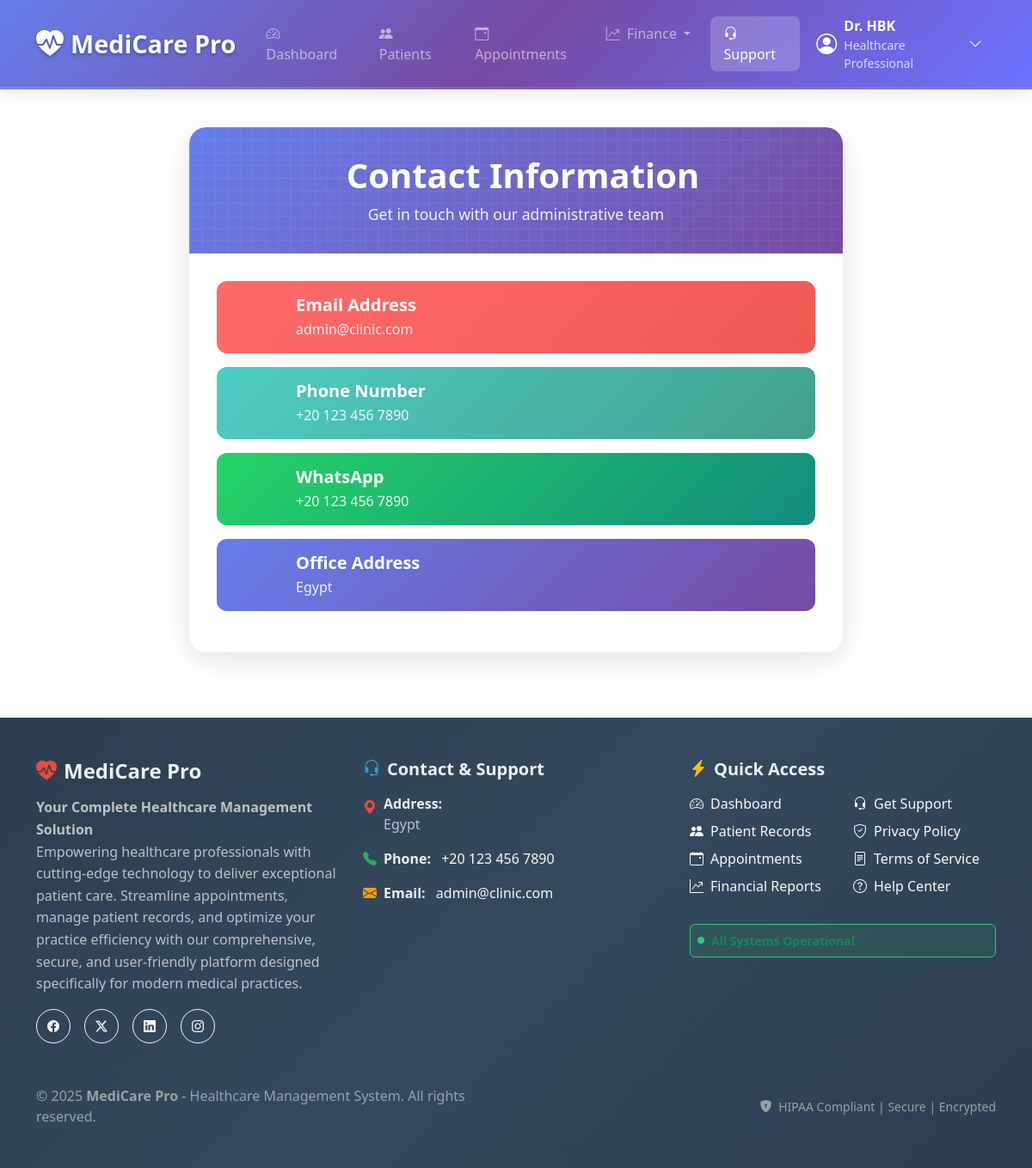
/contact (signed in), run on the app's committed database.
### models.py (models this page shows, shortened)
class Doctor(UserMixin, db.Model):
    __tablename__ = 'doctor'
    id = db.Column(db.Integer, primary_key=True)
    clinic_id = db.Column(db.Integer, db.ForeignKey('clinic.id'), nullable=True)
    first_name = db.Column(db.String(100), nullable=False)
    last_name = db.Column(db.String(100), nullable=False)
    email = db.Column(db.String(120), unique=True, nullable=False)
    phone = db.Column(db.String(20), unique=True, nullable=False)
    password = db.Column(db.String(200), nullable=False)
    verified = db.Column(db.Boolean, default=False)
    is_active = db.Column(db.Boolean, default=True)
    role = db.Column(db.String(50), default='doctor')  # doctor, admin
    created_at = db.Column(db.DateTime, default=datetime.utcnow)
    last_login = db.Column(db.DateTime)
    patients = db.relationship('Patient', backref='doctor', lazy=True)

class AdminContactInfo(db.Model):
    __tablename__ = 'admin_contact_info'
    id = db.Column(db.Integer, primary_key=True)
    phone = db.Column(db.String(20))
    whatsapp = db.Column(db.String(20))
    email = db.Column(db.String(120))
    address = db.Column(db.Text)
    working_hours = db.Column(db.String(100))
    updated_at = db.Column(db.DateTime, default=datetime.utcnow)
    updated_by = db.Column(db.Integer, db.ForeignKey('super_admin.id'))
    @classmethod
    def get_contact_info(cls):
        info = cls.query.first()
        return info

### app.py (the view)
@app.route('/contact')
@login_required
def contact():
    if not isinstance(current_user, Doctor):
        flash('Access denied. Doctor privileges required.', 'danger')
        return redirect(url_for('login'))
    contact_info = AdminContactInfo.get_contact_info()
    return render_template('contact.html', contact_info=contact_info)

### templates/contact.html (shortened to what this page needs)
{% extends "base.html" %}
{% block content %}
<div class="contact-container">
  <div class="contact-card">
    <div class="contact-header">
      <h1>Contact Information</h1>
      <p>Get in touch with our administrative team</p>
    </div>
    <div class="contact-body">
      {% if contact_info %}
        {% if contact_info.email %}
          <a href="mailto:{{ contact_info.email }}" class="contact-item email">
            <div class="contact-details">
              <h5>Email Address</h5>
              <p>{{ contact_info.email }}</p>
            </div>
          </a>
        {% endif %}
        {% if contact_info.phone %}
          <a href="tel:{{ contact_info.phone }}" class="contact-item phone">
            <div class="contact-details">
              <h5>Phone Number</h5>
              <p>{{ contact_info.phone }}</p>
            </div>
          </a>
        {% endif %}
        {% if contact_info.phone %}
          <a href="https://wa.me/{{ contact_info.phone.replace('+', '').replace(' ', '').replace('-', '') }}" target="_blank" class="contact-item whatsapp">
            <div class="contact-details">
              <h5>WhatsApp</h5>
              <p>{{ contact_info.phone }}</p>
            </div>
          </a>
        {% endif %}
        {% if contact_info.address %}
          <div class="contact-item address">
            <div class="contact-details">
              <h5>Office Address</h5>
              <p>{{ contact_info.address }}</p>
            </div>
          </div>
        {% endif %}
      {% else %}
        <div class="no-contact-info">
          <i class="fas fa-exclamation-triangle"></i>
          <h4>No Contact Information Available</h4>
          <p>The administrator hasn't set up contact information yet.<br>Please check back later or contact your system administrator.</p>
        </div>
      {% endif %}
    </div>
  </div>
</div>
{% endblock %}

### templates/base.html (shortened to what this page needs)
<!DOCTYPE html>
<html lang="en">
<head>
    <link rel="stylesheet" href="https://cdn.jsdelivr.net/npm/bootstrap@5.3.2/dist/css/bootstrap.min.css">
    <link rel="stylesheet" href="https://cdn.jsdelivr.net/npm/bootstrap-icons@1.11.3/font/bootstrap-icons.css">
</head>
<body class="d-flex flex-column min-vh-100">
    <nav class="navbar navbar-expand-lg navbar-dark navbar-custom sticky-top">
      <div class="container">
        <a class="navbar-brand d-flex align-items-center" href="{{ url_for('dashboard') }}">
          <i class="bi bi-heart-pulse-fill fs-2 me-2"></i>
          <span>MediCare Pro</span>
        </a>
        <div class="collapse navbar-collapse" id="navbarMain">
          <ul class="navbar-nav me-auto mb-2 mb-lg-0">
            <li class="nav-item">
              <a class="nav-link" href="{{ url_for('dashboard') }}">
                <i class="bi bi-speedometer2 me-1"></i> Dashboard
              </a>
            </li>
            <li class="nav-item">
              <a class="nav-link" href="{{ url_for('patients') }}">
                <i class="bi bi-people-fill me-1"></i> Patients
              </a>
            </li>
            <li class="nav-item">
              <a class="nav-link" href="{{ url_for('calendar') }}">
                <i class="bi bi-calendar-event me-1"></i> Appointments
              </a>
            </li>
            <li class="nav-item dropdown">
              <a class="nav-link dropdown-toggle" href="#" id="financesDropdown" role="button" data-bs-toggle="dropdown" aria-expanded="false">
                <i class="bi bi-graph-up-arrow me-1"></i> Finance
              </a>
            </li>
            <li class="nav-item">
              <a class="nav-link" href="{{ url_for('contact') }}">
                <i class="bi bi-headset me-1"></i> Support
              </a>
            </li>
          </ul>
          <div class="d-flex align-items-center gap-3">
            {% if current_user.is_authenticated %}
              <div class="dropdown">
                <button class="user-profile d-flex align-items-center border-0 bg-transparent" data-bs-toggle="dropdown" aria-expanded="false" style="color: white;">
                  <i class="bi bi-person-circle fs-4 me-2"></i>
                  <div class="d-flex flex-column text-start">
                    <span class="fw-semibold">Dr. {{ current_user.first_name }}</span>
                    {% if current_user.clinic %}
                      <small class="opacity-75">{{ current_user.clinic.name }}</small>
                    {% else %}
                      <small class="opacity-75">Healthcare Professional</small>
                    {% endif %}
                  </div>
                  <i class="bi bi-chevron-down ms-2"></i>
                </button>
              </div>
            {% endif %}
          </div>
        </div>
      </div>
    </nav>
    <main class="flex-grow-1">
        <div class="container py-4">
            {% block content %}{% endblock %}
        </div>
    </main>
    <footer class="mt-auto" style="background: linear-gradient(135deg, #2c3e50 0%, #34495e 50%, #2c3e50 100%); color: #ecf0f1;">
      <div class="container py-5">
        <div class="row g-4">
          <div class="col-lg-4 col-md-6">
            <div class="footer-section">
              <h4 class="fw-bold mb-3 d-flex align-items-center">
                <i class="bi bi-heart-pulse-fill me-2" style="color: #e74c3c;"></i>
                MediCare Pro
              </h4>
              <p class="mb-3" style="line-height: 1.6; color: #bdc3c7;">
                <strong>Your Complete Healthcare Management Solution</strong><br>
                Empowering healthcare professionals with cutting-edge technology to deliver exceptional patient care.
                Streamline appointments, manage patient records, and optimize your practice efficiency with our
                comprehensive, secure, and user-friendly platform designed specifically for modern medical practices.
              </p>
              <div class="d-flex gap-3 mt-3">
                <a href="#" class="btn btn-outline-light btn-sm rounded-circle" style="width: 40px; height: 40px; display: flex; align-items: center; justify-content: center;">
                  <i class="bi bi-facebook"></i>
                </a>
                <a href="#" class="btn btn-outline-light btn-sm rounded-circle" style="width: 40px; height: 40px; display: flex; align-items: center; justify-content: center;">
                  <i class="bi bi-twitter-x"></i>
                </a>
                <a href="#" class="btn btn-outline-light btn-sm rounded-circle" style="width: 40px; height: 40px; display: flex; align-items: center; justify-content: center;">
                  <i class="bi bi-linkedin"></i>
                </a>
                <a href="#" class="btn btn-outline-light btn-sm rounded-circle" style="width: 40px; height: 40px; display: flex; align-items: center; justify-content: center;">
                  <i class="bi bi-instagram"></i>
                </a>
              </div>
            </div>
          </div>
          <div class="col-lg-4 col-md-6">
            <div class="footer-section">
              <h5 class="fw-bold mb-3 d-flex align-items-center">
                <i class="bi bi-headset me-2" style="color: #3498db;"></i>
                Contact & Support
              </h5>
              {% if contact_info %}
                <div class="contact-info">
                  {% if contact_info.address %}
                    <div class="mb-3 d-flex align-items-start">
                      <i class="bi bi-geo-alt-fill me-2 mt-1" style="color: #e74c3c;"></i>
                      <div>
                        <strong>Address:</strong><br>
                        <span style="color: #bdc3c7;">{{ contact_info.address }}</span>
                      </div>
                    </div>
                  {% endif %}
                  {% if contact_info.phone %}
                    <div class="mb-3 d-flex align-items-center">
                      <i class="bi bi-telephone-fill me-2" style="color: #27ae60;"></i>
                      <div>
                        <strong>Phone:</strong>
                        <a href="tel:{{ contact_info.phone }}" class="text-light text-decoration-none ms-2">
                          {{ contact_info.phone }}
                        </a>
                      </div>
                    </div>
                  {% endif %}
                  {% if contact_info.email %}
                    <div class="mb-3 d-flex align-items-center">
                      <i class="bi bi-envelope-fill me-2" style="color: #f39c12;"></i>
                      <div>
                        <strong>Email:</strong>
                        <a href="mailto:{{ contact_info.email }}" class="text-light text-decoration-none ms-2">
                          {{ contact_info.email }}
                        </a>
                      </div>
                    </div>
                  {% endif %}
                </div>
              {% endif %}
            </div>
          </div>
          <div class="col-lg-4 col-md-12">
            <div class="footer-section">
              <h5 class="fw-bold mb-3 d-flex align-items-center">
                <i class="bi bi-lightning-charge-fill me-2" style="color: #f1c40f;"></i>
                Quick Access
              </h5>
              <div class="row">
                <div class="col-6">
                  <ul class="list-unstyled">
                    <li class="mb-2">
                      <a href="{{ url_for('dashboard') }}" class="text-light text-decoration-none d-flex align-items-center">
                        <i class="bi bi-speedometer2 me-2"></i> Dashboard
                      </a>
                    </li>
                    <li class="mb-2">
                      <a href="{{ url_for('patients') }}" class="text-light text-decoration-none d-flex align-items-center">
                        <i class="bi bi-people-fill me-2"></i> Patient Records
                      </a>
                    </li>
                    <li class="mb-2">
                      <a href="{{ url_for('calendar') }}" class="text-light text-decoration-none d-flex align-items-center">
                        <i class="bi bi-calendar-event me-2"></i> Appointments
                      </a>
                    </li>
                    <li class="mb-2">
                      <a href="{{ url_for('finances') }}" class="text-light text-decoration-none d-flex align-items-center">
                        <i class="bi bi-graph-up-arrow me-2"></i> Financial Reports
                      </a>
                    </li>
                  </ul>
                </div>
                <div class="col-6">
                  <ul class="list-unstyled">
                    <li class="mb-2">
                      <a href="{{ url_for('contact') }}" class="text-light text-decoration-none d-flex align-items-center">
                        <i class="bi bi-headset me-2"></i> Get Support
                      </a>
                    </li>
                    <li class="mb-2">
                      <a href="#" class="text-light text-decoration-none d-flex align-items-center">
                        <i class="bi bi-shield-check me-2"></i> Privacy Policy
                      </a>
                    </li>
                    <li class="mb-2">
                      <a href="#" class="text-light text-decoration-none d-flex align-items-center">
                        <i class="bi bi-file-text me-2"></i> Terms of Service
                      </a>
                    </li>
                    <li class="mb-2">
                      <a href="#" class="text-light text-decoration-none d-flex align-items-center">
                        <i class="bi bi-question-circle me-2"></i> Help Center
                      </a>
                    </li>
                  </ul>
                </div>
              </div>
              <div class="mt-3 p-2 rounded" style="background: rgba(46, 204, 113, 0.1); border: 1px solid #2ecc71;">
                <div class="d-flex align-items-center">
                  <div class="me-2" style="width: 8px; height: 8px; background: #2ecc71; border-radius: 50%; animation: pulse 2s infinite;"></div>
                  <small class="text-success fw-semibold">All Systems Operational</small>
                </div>
              </div>
            </div>
          </div>
        </div>
        <hr class="my-4" style="border-color: #34495e;">
        <div class="row align-items-center">
          <div class="col-md-6">
            <p class="mb-0" style="color: #95a5a6;">
              &copy; {{ current_year or 2025 }} <strong>MediCare Pro</strong> - Healthcare Management System. All rights reserved.
            </p>
          </div>
          <div class="col-md-6 text-md-end">
            <small style="color: #95a5a6;">
              <i class="bi bi-shield-lock-fill me-1"></i>
              HIPAA Compliant | Secure | Encrypted
            </small>
          </div>
        </div>
      </div>
    </footer>
</body>
</html>

### data on the page
Doctor: first_name "HBK"
AdminContactInfo: email "admin@clinic.com", phone "+20 123 456 7890", address "Egypt"
